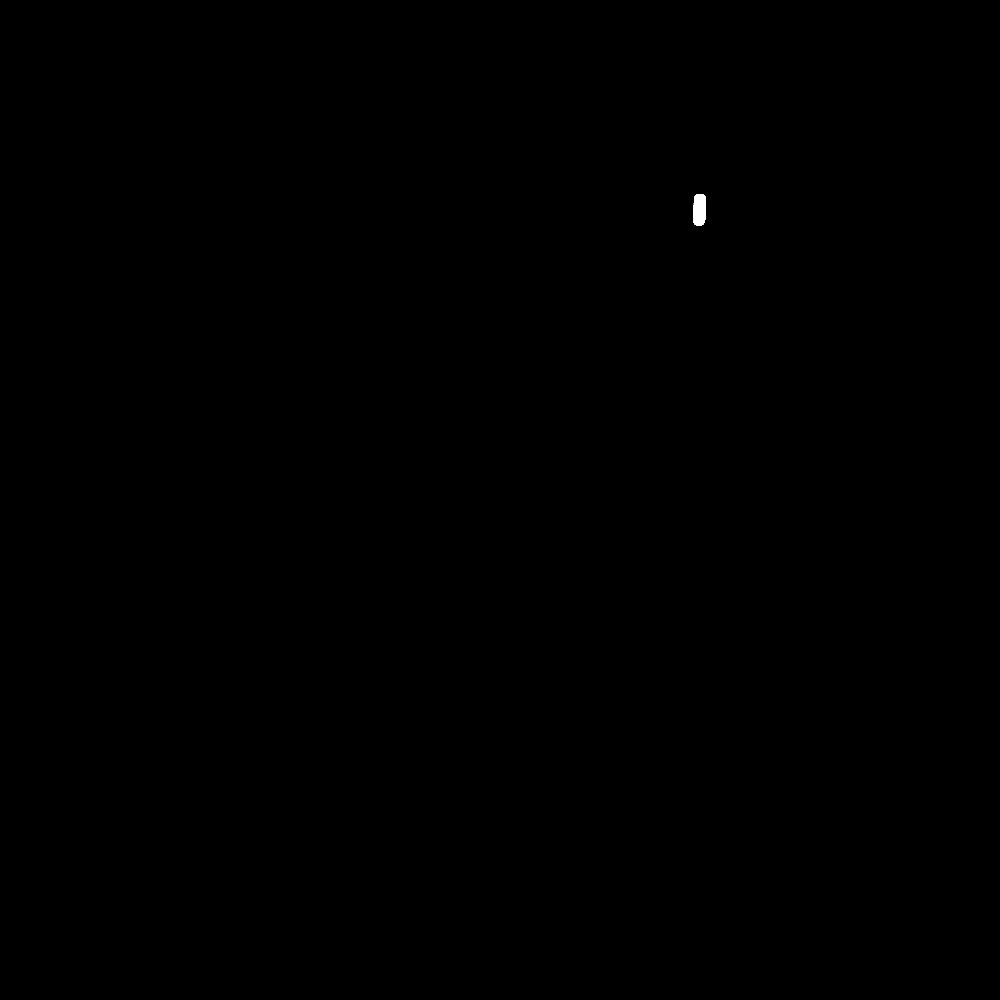
Frame 1 (no input)
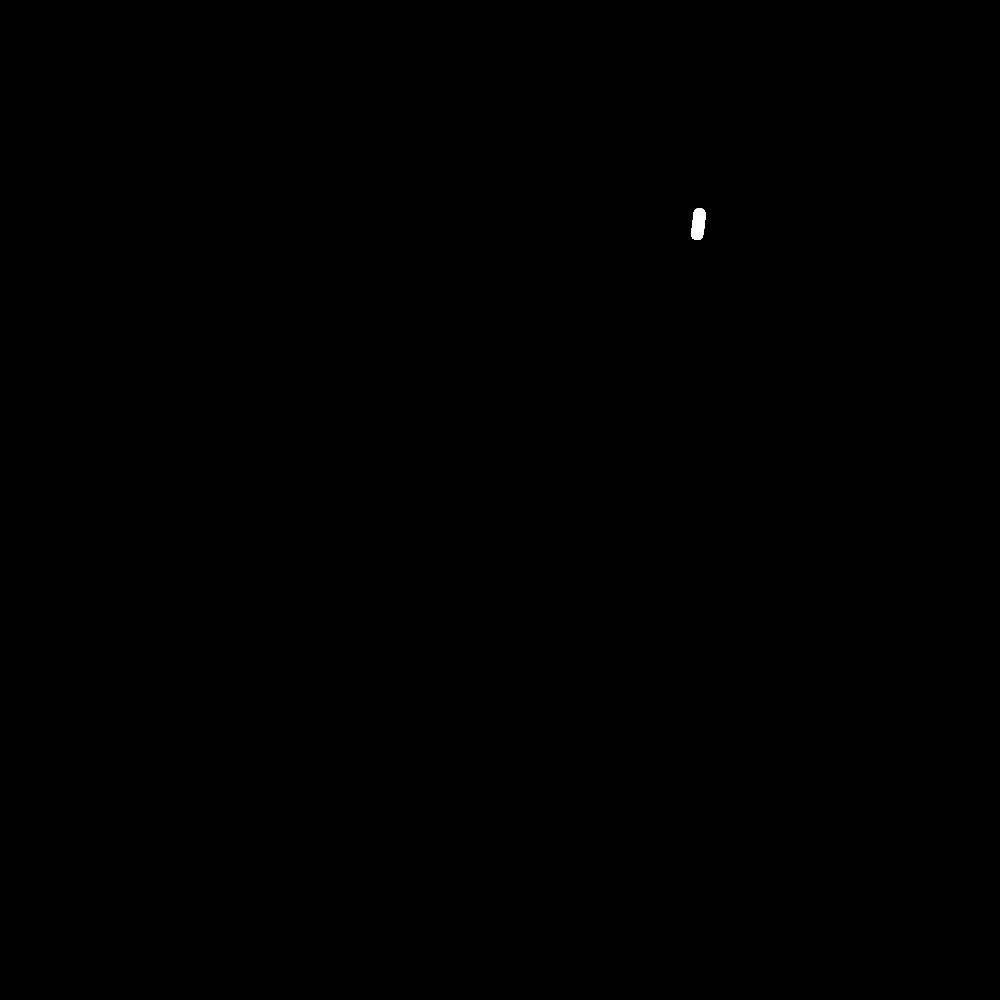
Frame 60 (the mouse pressed at the canvas centre just before this capture)
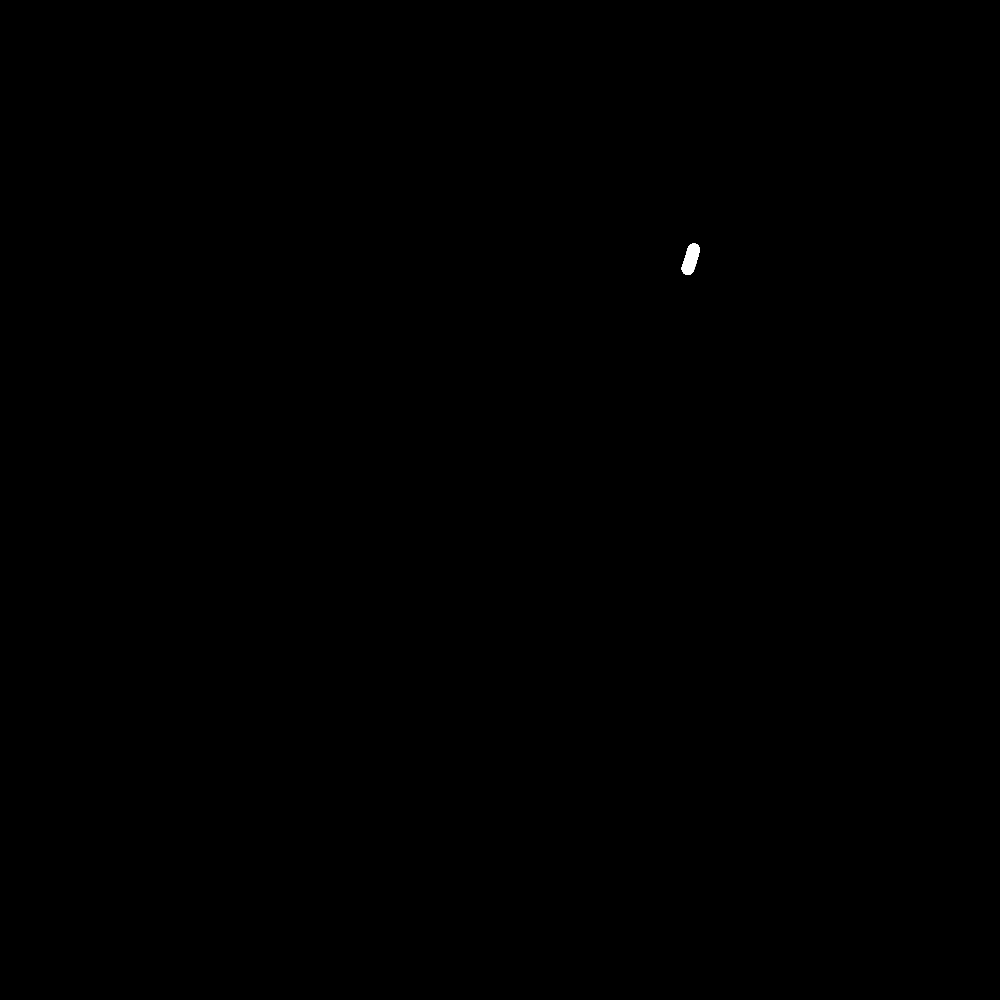
Frame 120 (the mouse held since frame 60 and released just before this capture)

The Processing sketch that drew these frames (run headless with seeded random() and noise(); from frame 60 on, the mouse is pressed at the canvas centre):

// Processing sketch: morenos11e00
// ── morenos11e00.pde
Molecula[] d = new Molecula[125];  // nuevo datatype en forma de array
 boolean z,o; // declaro un boolean z 
 
 void setup() { 
   size(1000, 1000); 
   rectMode(CENTER); 
   z = true;  // declaro que z es verdadero
   o = false;
   for (int i = 0; i < 125; i++) { 
     float mov = random(-4,4); 
     float movy = random(-4,4); 
     d[i] = new Molecula(mov, movy, 20); 
    
   } 
 } 
 
 
 void draw() {  
   background(0); 
   noStroke(); 
   for (int i = 0; i < d.length; i++) { 
    

     d[i].move();
    d[i]. wow(600,600);
     
 }} 
// ── Moleculas.pde
class Molecula { 
// Variables
float amt =1;
float angulo = 0.0; // declaro variable decimal angulo y le asigno 0.0
 float x = 200 , y= 200, vx, vy, mov;
// Constructor
   Molecula (float vx, float vy, float mov) {  // inicializacion de la nueva clase 
     x = random(width);
     y = random(height);
     this.vx = 0;
     this.vy = 5;
     this.mov = mov;

   }
// Métodos

   
void wow(int cirnumero, int gran){ 
  
  if(z){
                                   
  float angle = angulo;

  for(int i = 0; i < 12; i++){
noStroke();
    ellipse(200 * cos(angulo) + height/2, 
            200 * sin(angulo) + width/5, 
            12, 12);
    angulo += TWO_PI / 700;   
  } 
}

if(!z){
             ellipse(x, y, mov, mov);                      
  float angle = angulo;

  for(int i = 0; i < 12; i++){
noStroke();



    ellipse(mov *mov *cos(angulo) +height/2,
            y, 
           12,12);
    angulo +=  100;   
  }
}

}

   void move() { 
     x += vx;
     y += vy;
     if (x > width || x < 0 || y > height || y < 0 ) {
       vx = -vx;
       vy = -vy;
     }
   }
 
}















void keyPressed(){ // si la tecla 1 se apreta los parametros z se cambian al !z 
if ( key =='1'){
 z = !z; //z pasa a ser falso
 
}}
